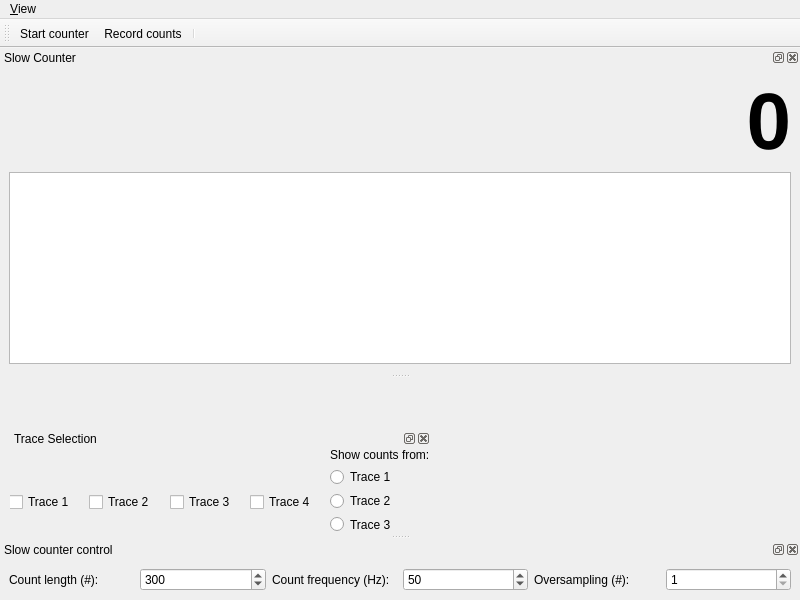
<?xml version="1.0" encoding="UTF-8"?>
<ui version="4.0">
 <class>MainWindow</class>
 <widget class="QMainWindow" name="MainWindow">
  <property name="geometry">
   <rect>
    <x>0</x>
    <y>0</y>
    <width>800</width>
    <height>600</height>
   </rect>
  </property>
  <property name="windowTitle">
   <string>qudi-hira: Slow Counter</string>
  </property>
  <widget class="QWidget" name="centralwidget">
   <widget class="QDockWidget" name="trace_selection_DockWidget">
    <property name="geometry">
     <rect>
      <x>10</x>
      <y>50</y>
      <width>421</width>
      <height>109</height>
     </rect>
    </property>
    <property name="floating">
     <bool>true</bool>
    </property>
    <property name="windowTitle">
     <string>Trace Selection</string>
    </property>
    <widget class="QWidget" name="dockWidgetContents_3">
     <widget class="QWidget" name="horizontalLayoutWidget">
      <property name="geometry">
       <rect>
        <x>-1</x>
        <y>0</y>
        <width>421</width>
        <height>109</height>
       </rect>
      </property>
      <layout class="QHBoxLayout" name="horizontalLayout_2">
       <item>
        <widget class="QCheckBox" name="trace_1_checkbox">
         <property name="text">
          <string>Trace 1</string>
         </property>
        </widget>
       </item>
       <item>
        <widget class="QCheckBox" name="trace_2_checkbox">
         <property name="text">
          <string>Trace 2</string>
         </property>
        </widget>
       </item>
       <item>
        <widget class="QCheckBox" name="trace_3_checkbox">
         <property name="text">
          <string>Trace 3</string>
         </property>
        </widget>
       </item>
       <item>
        <widget class="QCheckBox" name="trace_4_checkbox">
         <property name="text">
          <string>Trace 4</string>
         </property>
        </widget>
       </item>
       <item>
        <layout class="QVBoxLayout" name="verticalLayout_2">
         <item>
          <widget class="QLabel" name="show_couts_label">
           <property name="text">
            <string>Show counts from:</string>
           </property>
          </widget>
         </item>
         <item>
          <widget class="QRadioButton" name="trace_1_radiobutton">
           <property name="text">
            <string>Trace 1</string>
           </property>
          </widget>
         </item>
         <item>
          <widget class="QRadioButton" name="trace_2_radiobutton">
           <property name="text">
            <string>Trace 2</string>
           </property>
          </widget>
         </item>
         <item>
          <widget class="QRadioButton" name="trace_3_radiobutton">
           <property name="text">
            <string>Trace 3</string>
           </property>
          </widget>
         </item>
         <item>
          <widget class="QRadioButton" name="trace_4_radiobutton">
           <property name="text">
            <string>Trace 4</string>
           </property>
          </widget>
         </item>
        </layout>
       </item>
      </layout>
     </widget>
    </widget>
   </widget>
  </widget>
  <widget class="QMenuBar" name="menubar">
   <property name="geometry">
    <rect>
     <x>0</x>
     <y>0</y>
     <width>800</width>
     <height>21</height>
    </rect>
   </property>
   <widget class="QMenu" name="menuView">
    <property name="title">
     <string>&amp;View</string>
    </property>
    <widget class="QMenu" name="menuToolbars">
     <property name="title">
      <string>&amp;Toolbars</string>
     </property>
     <addaction name="counting_controls_view_Action"/>
    </widget>
    <addaction name="slow_counter_view_Action"/>
    <addaction name="slow_counter_parameters_view_Action"/>
    <addaction name="trace_selection_view_Action"/>
    <addaction name="separator"/>
    <addaction name="menuToolbars"/>
    <addaction name="separator"/>
    <addaction name="restore_default_view_Action"/>
    <addaction name="actionClose"/>
   </widget>
   <addaction name="menuView"/>
  </widget>
  <widget class="QDockWidget" name="counter_trace_DockWidget">
   <property name="sizePolicy">
    <sizepolicy hsizetype="Preferred" vsizetype="Preferred">
     <horstretch>1</horstretch>
     <verstretch>0</verstretch>
    </sizepolicy>
   </property>
   <property name="windowTitle">
    <string>Slow Counter</string>
   </property>
   <attribute name="dockWidgetArea">
    <number>4</number>
   </attribute>
   <widget class="QWidget" name="dockWidgetContents">
    <layout class="QVBoxLayout" name="verticalLayout">
     <item>
      <widget class="QLabel" name="count_value_Label">
       <property name="font">
        <font>
         <pointsize>60</pointsize>
         <weight>75</weight>
         <bold>true</bold>
        </font>
       </property>
       <property name="text">
        <string>0</string>
       </property>
       <property name="alignment">
        <set>Qt::AlignRight|Qt::AlignTrailing|Qt::AlignVCenter</set>
       </property>
      </widget>
     </item>
     <item>
      <widget class="PlotWidget" name="counter_trace_PlotWidget"/>
     </item>
    </layout>
   </widget>
  </widget>
  <widget class="QDockWidget" name="slow_counter_parameters_DockWidget">
   <property name="maximumSize">
    <size>
     <width>524287</width>
     <height>100</height>
    </size>
   </property>
   <property name="windowTitle">
    <string>Slow counter control</string>
   </property>
   <attribute name="dockWidgetArea">
    <number>8</number>
   </attribute>
   <widget class="QWidget" name="dockWidgetContents_2">
    <layout class="QHBoxLayout" name="horizontalLayout">
     <item>
      <widget class="QLabel" name="label">
       <property name="text">
        <string>Count length (#):</string>
       </property>
      </widget>
     </item>
     <item>
      <widget class="QSpinBox" name="count_length_SpinBox">
       <property name="minimum">
        <number>1</number>
       </property>
       <property name="maximum">
        <number>1000000</number>
       </property>
       <property name="singleStep">
        <number>10</number>
       </property>
       <property name="value">
        <number>300</number>
       </property>
      </widget>
     </item>
     <item>
      <widget class="QLabel" name="label_2">
       <property name="text">
        <string>Count frequency (Hz):</string>
       </property>
      </widget>
     </item>
     <item>
      <widget class="QSpinBox" name="count_freq_SpinBox">
       <property name="minimum">
        <number>1</number>
       </property>
       <property name="maximum">
        <number>1000000</number>
       </property>
       <property name="singleStep">
        <number>10</number>
       </property>
       <property name="value">
        <number>50</number>
       </property>
      </widget>
     </item>
     <item>
      <widget class="QLabel" name="label_3">
       <property name="toolTip">
        <string>If bigger than 1, the number of samples is averaged over the given number and then displayed. 
Use for extremely fast counting, since all the raw data is saved. 
Timestamps in oversampling interval are all equal to the averaging time.</string>
       </property>
       <property name="text">
        <string>Oversampling (#):</string>
       </property>
      </widget>
     </item>
     <item>
      <widget class="QSpinBox" name="oversampling_SpinBox">
       <property name="toolTip">
        <string>If bigger than 1, the number of samples is averaged over the given number and then displayed. 
Use for extremely fast counting, since all the raw data is saved. 
Timestamps in oversampling interval are all equal to the averaging time.</string>
       </property>
       <property name="minimum">
        <number>1</number>
       </property>
       <property name="maximum">
        <number>10000</number>
       </property>
       <property name="value">
        <number>1</number>
       </property>
      </widget>
     </item>
    </layout>
   </widget>
  </widget>
  <widget class="QToolBar" name="counting_control_ToolBar">
   <property name="windowTitle">
    <string>Counting Controls</string>
   </property>
   <property name="toolButtonStyle">
    <enum>Qt::ToolButtonTextUnderIcon</enum>
   </property>
   <attribute name="toolBarArea">
    <enum>TopToolBarArea</enum>
   </attribute>
   <attribute name="toolBarBreak">
    <bool>false</bool>
   </attribute>
   <addaction name="start_counter_Action"/>
   <addaction name="record_counts_Action"/>
   <addaction name="separator"/>
  </widget>
  <action name="start_counter_Action">
   <property name="checkable">
    <bool>true</bool>
   </property>
   <property name="icon">
    <iconset>
     <normaloff>../../artwork/icons/qudiTheme/22x22/start-counter.png</normaloff>../../artwork/icons/qudiTheme/22x22/start-counter.png</iconset>
   </property>
   <property name="text">
    <string>Start counter</string>
   </property>
   <property name="toolTip">
    <string>Start the counter</string>
   </property>
  </action>
  <action name="record_counts_Action">
   <property name="checkable">
    <bool>true</bool>
   </property>
   <property name="icon">
    <iconset>
     <normaloff>../../artwork/icons/qudiTheme/22x22/record-counter.png</normaloff>../../artwork/icons/qudiTheme/22x22/record-counter.png</iconset>
   </property>
   <property name="text">
    <string>Record counts</string>
   </property>
   <property name="toolTip">
    <string>Save count trace to file</string>
   </property>
  </action>
  <action name="slow_counter_view_Action">
   <property name="checkable">
    <bool>true</bool>
   </property>
   <property name="text">
    <string>&amp;Slow counter</string>
   </property>
   <property name="toolTip">
    <string>Show the Slow counter</string>
   </property>
  </action>
  <action name="slow_counter_parameters_view_Action">
   <property name="checkable">
    <bool>true</bool>
   </property>
   <property name="text">
    <string>Slow &amp;counter parameters</string>
   </property>
   <property name="toolTip">
    <string>Show Slow counter parameters</string>
   </property>
  </action>
  <action name="restore_default_view_Action">
   <property name="text">
    <string>&amp;Restore default</string>
   </property>
  </action>
  <action name="counting_controls_view_Action">
   <property name="checkable">
    <bool>true</bool>
   </property>
   <property name="text">
    <string>&amp;Counting controls</string>
   </property>
  </action>
  <action name="actionClose">
   <property name="icon">
    <iconset>
     <normaloff>../../artwork/icons/oxygen/22x22/application-exit.png</normaloff>../../artwork/icons/oxygen/22x22/application-exit.png</iconset>
   </property>
   <property name="text">
    <string>Close</string>
   </property>
  </action>
  <action name="trace_selection_view_Action">
   <property name="checkable">
    <bool>true</bool>
   </property>
   <property name="checked">
    <bool>false</bool>
   </property>
   <property name="text">
    <string>Trace Selection</string>
   </property>
  </action>
 </widget>
 <customwidgets>
  <customwidget>
   <class>PlotWidget</class>
   <extends>QGraphicsView</extends>
   <header>pyqtgraph</header>
  </customwidget>
 </customwidgets>
 <resources/>
 <connections>
  <connection>
   <sender>slow_counter_view_Action</sender>
   <signal>triggered(bool)</signal>
   <receiver>counter_trace_DockWidget</receiver>
   <slot>setVisible(bool)</slot>
   <hints>
    <hint type="sourcelabel">
     <x>-1</x>
     <y>-1</y>
    </hint>
    <hint type="destinationlabel">
     <x>399</x>
     <y>136</y>
    </hint>
   </hints>
  </connection>
  <connection>
   <sender>counter_trace_DockWidget</sender>
   <signal>visibilityChanged(bool)</signal>
   <receiver>slow_counter_view_Action</receiver>
   <slot>setChecked(bool)</slot>
   <hints>
    <hint type="sourcelabel">
     <x>399</x>
     <y>136</y>
    </hint>
    <hint type="destinationlabel">
     <x>-1</x>
     <y>-1</y>
    </hint>
   </hints>
  </connection>
  <connection>
   <sender>slow_counter_parameters_view_Action</sender>
   <signal>triggered(bool)</signal>
   <receiver>slow_counter_parameters_DockWidget</receiver>
   <slot>setVisible(bool)</slot>
   <hints>
    <hint type="sourcelabel">
     <x>-1</x>
     <y>-1</y>
    </hint>
    <hint type="destinationlabel">
     <x>399</x>
     <y>551</y>
    </hint>
   </hints>
  </connection>
  <connection>
   <sender>slow_counter_parameters_DockWidget</sender>
   <signal>visibilityChanged(bool)</signal>
   <receiver>slow_counter_parameters_view_Action</receiver>
   <slot>setChecked(bool)</slot>
   <hints>
    <hint type="sourcelabel">
     <x>399</x>
     <y>551</y>
    </hint>
    <hint type="destinationlabel">
     <x>-1</x>
     <y>-1</y>
    </hint>
   </hints>
  </connection>
  <connection>
   <sender>counting_controls_view_Action</sender>
   <signal>triggered(bool)</signal>
   <receiver>counting_control_ToolBar</receiver>
   <slot>setVisible(bool)</slot>
   <hints>
    <hint type="sourcelabel">
     <x>-1</x>
     <y>-1</y>
    </hint>
    <hint type="destinationlabel">
     <x>399</x>
     <y>41</y>
    </hint>
   </hints>
  </connection>
  <connection>
   <sender>counting_control_ToolBar</sender>
   <signal>visibilityChanged(bool)</signal>
   <receiver>counting_controls_view_Action</receiver>
   <slot>setChecked(bool)</slot>
   <hints>
    <hint type="sourcelabel">
     <x>399</x>
     <y>41</y>
    </hint>
    <hint type="destinationlabel">
     <x>-1</x>
     <y>-1</y>
    </hint>
   </hints>
  </connection>
  <connection>
   <sender>actionClose</sender>
   <signal>triggered()</signal>
   <receiver>MainWindow</receiver>
   <slot>close()</slot>
   <hints>
    <hint type="sourcelabel">
     <x>-1</x>
     <y>-1</y>
    </hint>
    <hint type="destinationlabel">
     <x>399</x>
     <y>299</y>
    </hint>
   </hints>
  </connection>
  <connection>
   <sender>trace_selection_view_Action</sender>
   <signal>triggered(bool)</signal>
   <receiver>trace_selection_DockWidget</receiver>
   <slot>setVisible(bool)</slot>
   <hints>
    <hint type="sourcelabel">
     <x>-1</x>
     <y>-1</y>
    </hint>
    <hint type="destinationlabel">
     <x>39</x>
     <y>463</y>
    </hint>
   </hints>
  </connection>
  <connection>
   <sender>trace_selection_DockWidget</sender>
   <signal>visibilityChanged(bool)</signal>
   <receiver>trace_selection_view_Action</receiver>
   <slot>setChecked(bool)</slot>
   <hints>
    <hint type="sourcelabel">
     <x>39</x>
     <y>463</y>
    </hint>
    <hint type="destinationlabel">
     <x>-1</x>
     <y>-1</y>
    </hint>
   </hints>
  </connection>
 </connections>
</ui>
